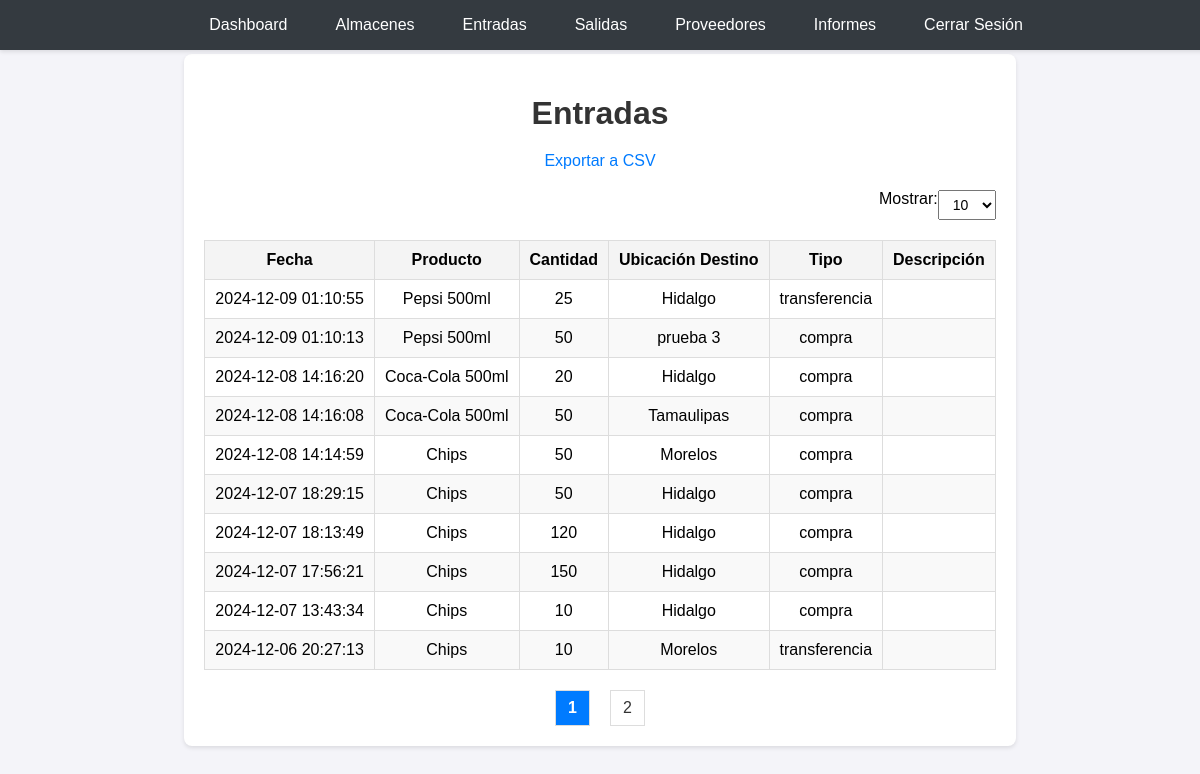
Screenshot of /views/entradas.view.php (signed in) with the database file from the repository.
### tables this page shows
CREATE TABLE `movimientos` (
  `id` int(11) NOT NULL,
  `tipo` enum('venta','compra','transferencia','desecho') NOT NULL,
  `fecha` datetime DEFAULT current_timestamp(),
  `cantidad` int(11) NOT NULL,
  `producto_id` int(11) NOT NULL,
  `ubicacion_origen_id` int(11) DEFAULT NULL,
  `ubicacion_destino_id` int(11) DEFAULT NULL,
  `proveedor_id` int(11) DEFAULT NULL,
  `descripcion` text DEFAULT NULL
);

CREATE TABLE `productos` (
  `id` int(11) NOT NULL,
  `nombre` varchar(255) NOT NULL,
  `descripcion` text DEFAULT NULL
);

CREATE TABLE `ubicaciones` (
  `id` int(11) NOT NULL,
  `almacen_id` int(11) NOT NULL,
  `nombre` varchar(255) NOT NULL,
  `capacidad_min` int(11) NOT NULL,
  `capacidad_max` int(11) NOT NULL,
  `created_at` timestamp NOT NULL DEFAULT current_timestamp(),
  `stock_actual` int(11) DEFAULT 0
);

### controllers/entradas_controller.php (called while the page is built)
<?php
require_once '../config.php';
$limit = isset($_GET['limit']) ? (int)$_GET['limit'] : 10;
$page = isset($_GET['page']) ? (int)$_GET['page'] : 1;
$offset = ($page - 1) * $limit;
$countQuery = "
    SELECT COUNT(*) AS total
    FROM movimientos
    WHERE tipo IN ('compra', 'transferencia') AND ubicacion_destino_id IS NOT NULL";
$countStmt = $conn->prepare($countQuery);
$countStmt->execute();
$totalEntries = $countStmt->fetch(PDO::FETCH_ASSOC)['total'];
$totalPages = ceil($totalEntries / $limit);
$query = "
    SELECT m.*, p.nombre AS producto, u.nombre AS ubicacion_destino
    FROM movimientos m
    LEFT JOIN productos p ON m.producto_id = p.id
    LEFT JOIN ubicaciones u ON m.ubicacion_destino_id = u.id
    WHERE m.tipo IN ('compra', 'transferencia') AND m.ubicacion_destino_id IS NOT NULL
    ORDER BY m.fecha DESC
    LIMIT :limit OFFSET :offset";
$stmt = $conn->prepare($query);
$stmt->bindParam(':limit', $limit, PDO::PARAM_INT);
$stmt->bindParam(':offset', $offset, PDO::PARAM_INT);
$stmt->execute();
$entradas = $stmt->fetchAll(PDO::FETCH_ASSOC);

### views/entradas.view.php (the view, shortened to what this page needs)
<?php
require_once '../controllers/entradas_controller.php';
?>
<!DOCTYPE html>
<html lang="es">
<head>
    <link rel="stylesheet" href="../css/style.css">
    <link rel="stylesheet" href="../css/movimientos.css">
</head>
<body>
<?php include '../partials/navbar.php'; ?>
<div class="container">
    <h1>Entradas</h1>
    <div class="export-container">
        <a href="../controllers/exportar_movimientos.php?type=entradas" class="export-button">Exportar a CSV</a>
    </div>
    <form method="get" class="form-limit">
        <label for="limit">Mostrar:</label>
        <select name="limit" id="limit" onchange="this.form.submit()">
            <option value="10" <?= $limit === 10 ? 'selected' : '' ?>>10</option>
        </select>
    </form>
    <table>
        <thead>
            <tr>
                <th>Fecha</th>
                <th>Producto</th>
                <th>Cantidad</th>
                <th>Ubicación Destino</th>
                <th>Tipo</th>
                <th>Descripción</th>
            </tr>
        </thead>
        <tbody>
            <?php foreach ($entradas as $entrada): ?>
                <tr>
                    <td><?= htmlspecialchars($entrada['fecha']); ?></td>
                    <td><?= htmlspecialchars($entrada['producto']); ?></td>
                    <td><?= htmlspecialchars($entrada['cantidad']); ?></td>
                    <td><?= htmlspecialchars($entrada['ubicacion_destino']); ?></td>
                    <td><?= htmlspecialchars($entrada['tipo']); ?></td>
                    <td><?= htmlspecialchars($entrada['descripcion']); ?></td>
                </tr>
            <?php endforeach; ?>
        </tbody>
    </table>
    <div class="pagination">
        <?php for ($i = 1; $i <= $totalPages; $i++): ?>
            <a href="?limit=<?= $limit ?>&page=<?= $i ?>" class="<?= $i === $page ? 'active' : '' ?>">
                <?= $i ?>
            </a>
        <?php endfor; ?>
    </div>
</div>
</body>
</html>

### partials/navbar.php
<nav class="navbar">
    <ul class="menu">
        <li><a href="dashboard.view.php">Dashboard</a></li>
        <li><a href="almacenes.view.php">Almacenes</a></li>
        <li><a href="entradas.view.php">Entradas</a></li>
        <li><a href="salidas.view.php">Salidas</a></li>
        <li><a href="proveedores.view.php">Proveedores</a></li>
        <li><a href="informes.view.php">Informes</a></li>
        <li><a href="../controllers/logout.php">Cerrar Sesión</a></li>
    </ul>
</nav>

### css/style.css (style rules this page uses)
body { font-family: Arial, sans-serif; background-color: #f4f4f9; margin: 0; padding: 0; display: flex; justify-content: center; align-items: center; height: 100vh; }
.container { text-align: center; background: #fff; padding: 20px; border-radius: 8px; box-shadow: 0 2px 4px rgba(0, 0, 0, 0.1); }
h1 { color: #333; }
form { margin-top: 20px; }
a { color: #007BFF; text-decoration: none; }
.navbar { position: fixed; top: 0; left: 0; width: 100%; background-color: #343a40; padding: 1rem; z-index: 1000; box-shadow: 0 2px 4px rgba(0, 0, 0, 0.1); }
.navbar .menu { list-style: none; margin: 0; padding: 0; display: flex; justify-content: center; gap: 1rem; }
.navbar .menu li { display: inline; }
.navbar .menu li a { text-decoration: none; color: #ffffff; padding: 0.5rem 1rem; border-radius: 5px; transition: background-color 0.3s ease; }

### css/movimientos.css (style rules this page uses)
.container { max-width: 1200px; margin: 0 auto; padding: 20px; }
h1 { text-align: center; margin-bottom: 20px; color: #333; }
table { width: 100%; border-collapse: collapse; margin-bottom: 20px; }
table th, table td { border: 1px solid #ddd; padding: 10px; text-align: center; }
table th { background-color: #f4f4f4; font-weight: bold; }
table tr:nth-child(even) { background-color: #f9f9f9; }
.pagination { display: flex; justify-content: center; margin-top: 20px; }
.pagination a { margin: 0 5px; padding: 8px 12px; text-decoration: none; border: 1px solid #ddd; color: #333; }
.pagination a.active { font-weight: bold; color: white; background-color: #007BFF; }
.form-limit { margin-bottom: 20px; display: flex; justify-content: flex-end; }
select { padding: 5px 10px; font-size: 14px; }
.pagination { display: flex; justify-content: center; align-items: center; gap: 10px; }

### rows the page displays
movimientos: fecha "2024-12-09 01:10:55", producto.nombre "Pepsi 500ml", cantidad "25", ubicacion_destino.nombre "Hidalgo", tipo "transferencia"
movimientos: fecha "2024-12-09 01:10:13", producto.nombre "Pepsi 500ml", cantidad "50", ubicacion_destino.nombre "prueba 3", tipo "compra"
movimientos: fecha "2024-12-08 14:16:20", producto.nombre "Coca-Cola 500ml", cantidad "20", ubicacion_destino.nombre "Hidalgo", tipo "compra"
movimientos: fecha "2024-12-08 14:16:08", producto.nombre "Coca-Cola 500ml", cantidad "50", ubicacion_destino.nombre "Tamaulipas", tipo "compra"
movimientos: fecha "2024-12-08 14:14:59", producto.nombre "Chips", cantidad "50", ubicacion_destino.nombre "Morelos", tipo "compra"
movimientos: fecha "2024-12-07 18:29:15", producto.nombre "Chips", cantidad "50", ubicacion_destino.nombre "Hidalgo", tipo "compra"
movimientos: fecha "2024-12-07 18:13:49", producto.nombre "Chips", cantidad "120", ubicacion_destino.nombre "Hidalgo", tipo "compra"
movimientos: fecha "2024-12-07 17:56:21", producto.nombre "Chips", cantidad "150", ubicacion_destino.nombre "Hidalgo", tipo "compra"
movimientos: fecha "2024-12-07 13:43:34", producto.nombre "Chips", cantidad "10", ubicacion_destino.nombre "Hidalgo", tipo "compra"
movimientos: fecha "2024-12-06 20:27:13", producto.nombre "Chips", cantidad "10", ubicacion_destino.nombre "Morelos", tipo "transferencia"
